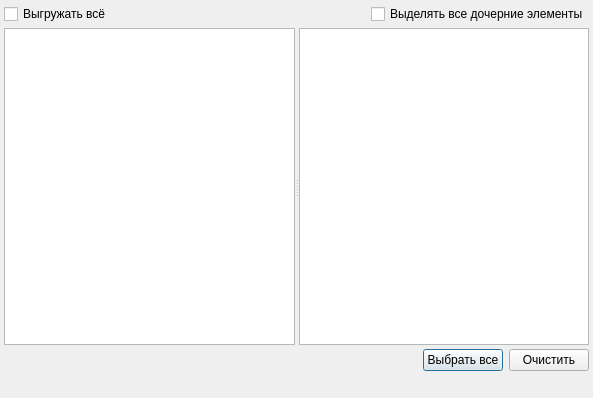
<?xml version="1.0" encoding="UTF-8"?>
<ui version="4.0">
 <class>ExportActionTemplate_Wizard_1</class>
 <widget class="QDialog" name="ExportActionTemplate_Wizard_1">
  <property name="windowModality">
   <enum>Qt::NonModal</enum>
  </property>
  <property name="geometry">
   <rect>
    <x>0</x>
    <y>0</y>
    <width>593</width>
    <height>398</height>
   </rect>
  </property>
  <property name="windowTitle">
   <string>Список записей</string>
  </property>
  <layout class="QGridLayout">
   <property name="margin">
    <number>4</number>
   </property>
   <property name="spacing">
    <number>4</number>
   </property>
   <item row="2" column="0">
    <widget class="QSplitter" name="splitterTree">
     <property name="sizePolicy">
      <sizepolicy hsizetype="Expanding" vsizetype="Expanding">
       <horstretch>0</horstretch>
       <verstretch>0</verstretch>
      </sizepolicy>
     </property>
     <property name="orientation">
      <enum>Qt::Horizontal</enum>
     </property>
     <widget class="CTreeView" name="treeItems"/>
     <widget class="CTableView" name="tblItems">
      <property name="whatsThis">
       <string comment="ура!">список записей</string>
      </property>
      <property name="tabKeyNavigation">
       <bool>false</bool>
      </property>
      <property name="alternatingRowColors">
       <bool>true</bool>
      </property>
     </widget>
    </widget>
   </item>
   <item row="3" column="0">
    <layout class="QHBoxLayout">
     <property name="spacing">
      <number>6</number>
     </property>
     <property name="margin">
      <number>0</number>
     </property>
     <item>
      <spacer>
       <property name="orientation">
        <enum>Qt::Horizontal</enum>
       </property>
       <property name="sizeHint" stdset="0">
        <size>
         <width>40</width>
         <height>20</height>
        </size>
       </property>
      </spacer>
     </item>
     <item>
      <widget class="QPushButton" name="btnSelectAll">
       <property name="text">
        <string>Выбрать все</string>
       </property>
      </widget>
     </item>
     <item>
      <widget class="QPushButton" name="btnClearSelection">
       <property name="text">
        <string>Очистить</string>
       </property>
      </widget>
     </item>
    </layout>
   </item>
   <item row="4" column="0">
    <widget class="QStatusBar" name="statusBar">
     <property name="sizePolicy">
      <sizepolicy hsizetype="Preferred" vsizetype="Fixed">
       <horstretch>0</horstretch>
       <verstretch>0</verstretch>
      </sizepolicy>
     </property>
     <property name="toolTip">
      <string>A status bar</string>
     </property>
     <property name="whatsThis">
      <string>A status bar.</string>
     </property>
     <property name="sizeGripEnabled">
      <bool>false</bool>
     </property>
    </widget>
   </item>
   <item row="0" column="0">
    <layout class="QHBoxLayout">
     <item>
      <widget class="QCheckBox" name="checkExportAll">
       <property name="text">
        <string>Выгружать всё</string>
       </property>
      </widget>
     </item>
     <item>
      <spacer>
       <property name="orientation">
        <enum>Qt::Horizontal</enum>
       </property>
       <property name="sizeHint" stdset="0">
        <size>
         <width>40</width>
         <height>20</height>
        </size>
       </property>
      </spacer>
     </item>
     <item>
      <widget class="QCheckBox" name="chkRecursiveSelection">
       <property name="text">
        <string>Выделять все дочерние элементы</string>
       </property>
      </widget>
     </item>
    </layout>
   </item>
  </layout>
 </widget>
 <customwidgets>
  <customwidget>
   <class>CTableView</class>
   <extends>QTableView</extends>
   <header>library/TableView.h</header>
  </customwidget>
  <customwidget>
   <class>CTreeView</class>
   <extends>QTreeView</extends>
   <header>library/TreeView.h</header>
  </customwidget>
 </customwidgets>
 <tabstops>
  <tabstop>treeItems</tabstop>
  <tabstop>tblItems</tabstop>
 </tabstops>
 <resources/>
 <connections/>
</ui>
